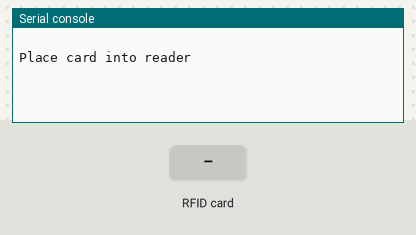
A program run on a simulated MicroPython board. On the bench: the last lines printed to the serial console. The test bench sets the inputs (shaded band). The interpreter's speed is modelled, so counts of loop turns are approximate; the RFID card's data blocks start empty; library files of the repository ran but are not shown: mfrc522.py. At 2.3 s the program stops and its outputs stay as they are.

Above: at 1.2 s.
1.3 s: RFID card 5E 7A 19 C4 held to the reader
At 2.25 s:
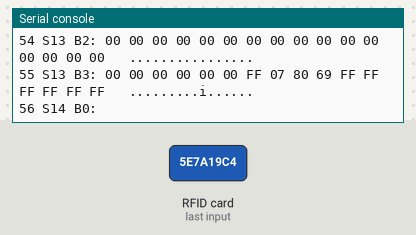
At 2.8 s:
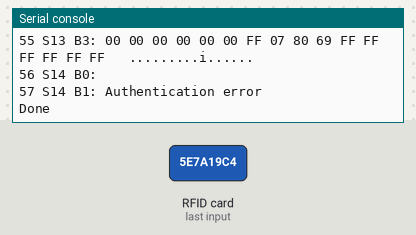
Timing chart, 0 to 3.8 s (numbered marks = the images above; inputs shaded):
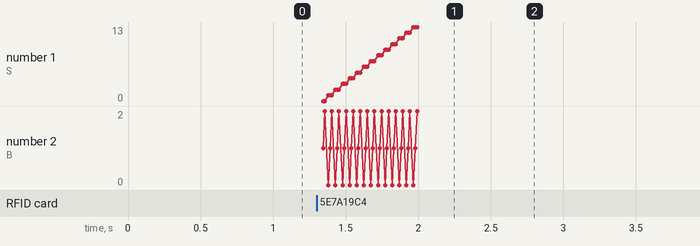

The program:

getUIDWithMemoryDumpdemo.py
```python
from mfrc522 import MFRC522
import utime
reader = MFRC522(spi_id=0,sck=2,miso=4,mosi=3,cs=1,rst=0)

print("")
print("Place card into reader")
print("")

reader.init()

while True:
    (stat, tag_type) = reader.request(reader.REQIDL)


    if stat == reader.OK:
        print(stat,tag_type)
        (stat, uid) = reader.SelectTagSN()
        print('UID',uid)
        print('UID TO HEX',reader.tohexstring(uid)) #[0x13, 0x70, 0x6A, 0x17]
        #and is converted to this 0X176A7013 by the following line
        print("Format we use {}".format(hex(int.from_bytes(bytes(uid),"little",False)).upper()))

        #memory dump
        firstSectorKey = [0xA0, 0xA1, 0xA2, 0xA3, 0xA4, 0xA5]
        nextSectorKey = [0xD3, 0xF7, 0xD3, 0xF7, 0xD3, 0xF7]
        #defaultKey = [255,255,255,255,255,255]

        #read MAD sector  (first sector)
        if reader.MFRC522_DumpClassic1K(uid, Start=0, End=4, keyA=firstSectorKey)== reader.OK:
            #read the rest of the card
            reader.MFRC522_DumpClassic1K(uid, Start=4, End=64, keyA=nextSectorKey)

        print("Done")
        break
```

Measured:
- after the input at 1.3 s, the serial console: prints a new line at once (image 1)
